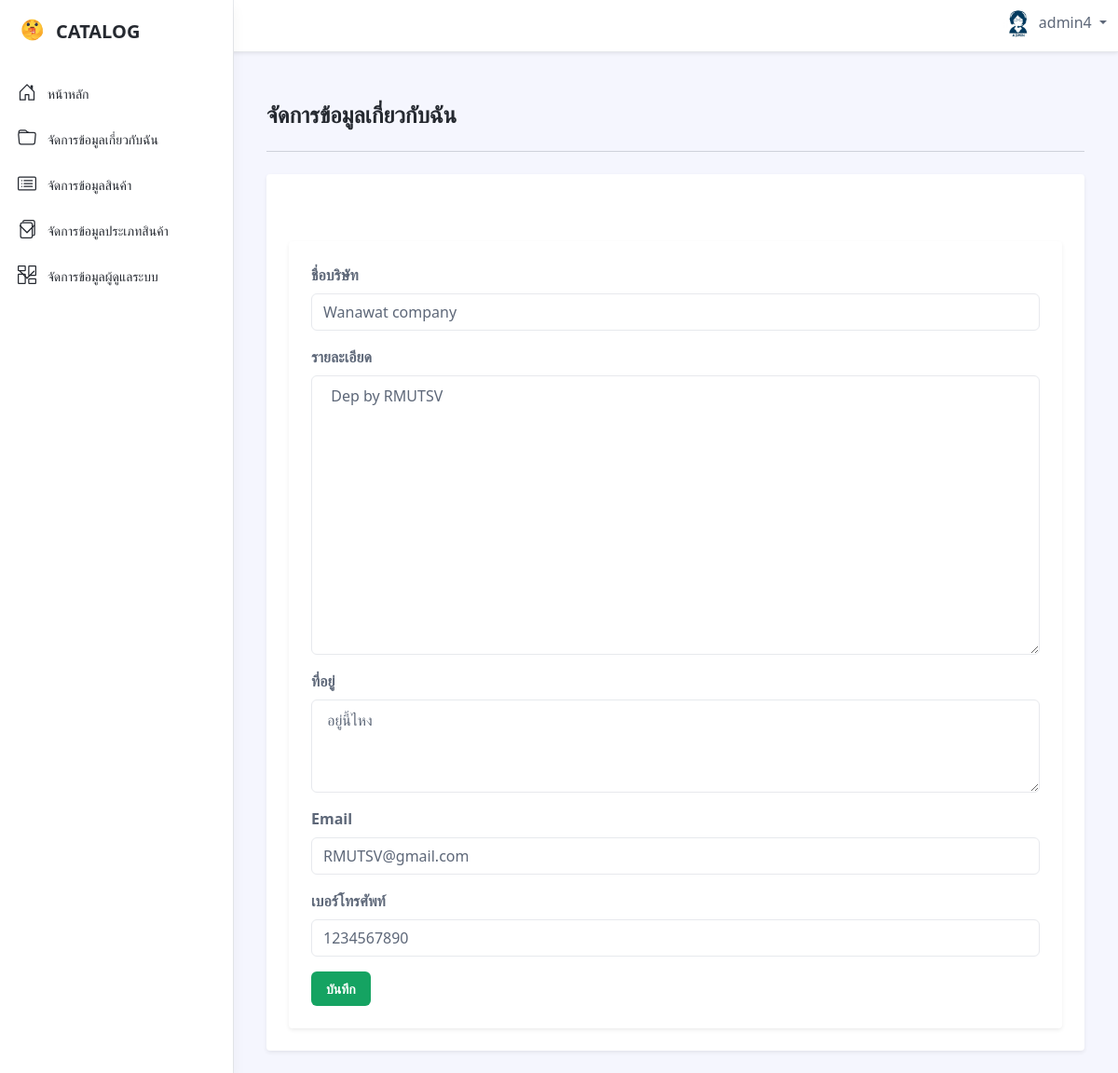
/admin/index.php?page=about (signed in), run on the app's committed database.
### tables this page shows
CREATE TABLE `tb_about` (
  `id` int(11) NOT NULL,
  `name` varchar(200) NOT NULL,
  `description` text NOT NULL,
  `address` varchar(300) NOT NULL,
  `email` varchar(100) NOT NULL,
  `phone` varchar(100) NOT NULL
);

### admin/about/index.php (the view, shortened to what this page needs)
				<h1 class="app-page-title"><br>จัดการข้อมูลเกี่ยวกับฉัน</br></h1>
				<hr class="mb-4">
                <div class="row g-4 settings-section">
	                <div class="col-12 col-md-12">
		                <div class="app-card app-card-settings shadow-sm p-4">
						    <div class="app-card-body">
<?php
        $id = 1;
        $sql = "select * from tb_about where id ='$id'";
        $query = mysqli_query($connection,$sql);
        $result = mysqli_fetch_assoc($query);
?>
<br></br>
<div class="row g-4 settings-section">
    <div class="col-12 col-md-12">
        <div class="app-card app-card-settings shadow-sm p-4">
                    <div class="mb-3">
                        <label class="form-label">ชื่อบริษัท</label>
                        <input type="text" class="form-control" placeholder="ชื่อบริษัท" name="name" value="<?=$result['name']?>" autoconplete="off" required >
                    </div>
                    <div class="mb-3">
                        <label class="form-label">รายละเอียด</label>
                        <textarea name="description" class="form-control" style= "height: 300px"> <?=$result['description']?></textarea>
                    </div>
                    <div class="mb-3">
                        <label class="form-label">ที่อยู่</label>
                        <textarea name="address" class="form-control" style= "height: 100px"> <?=$result['address']?></textarea>
                    </div>
                    <div class="mb-3">
                        <label class="form-label">Email</label>
                        <input type="text" class="form-control" placeholder="ilikeU@gmail.com" name="email" value="<?=$result['email']?>" required>
                    </div>
                    <div class="mb-3">
                        <label class="form-label">เบอร์โทรศัพท์</label>
                        <input type="text" class="form-control" name="phone" value="<?=$result['phone']?>" required>
                    </div>
                    <button type="submit" class="btn app-btn-primary" name="submit">บันทึก</button>
            </div>
        </div>
    </div>
</div>

### data on the page
tb_about: name "Wanawat company", description "Dep by RMUTSV", address "อยู่นี้ไหง", email "RMUTSV@gmail.com", phone "1234567890"

### other printed values
$_SESSION['user_login'] "admin4"
